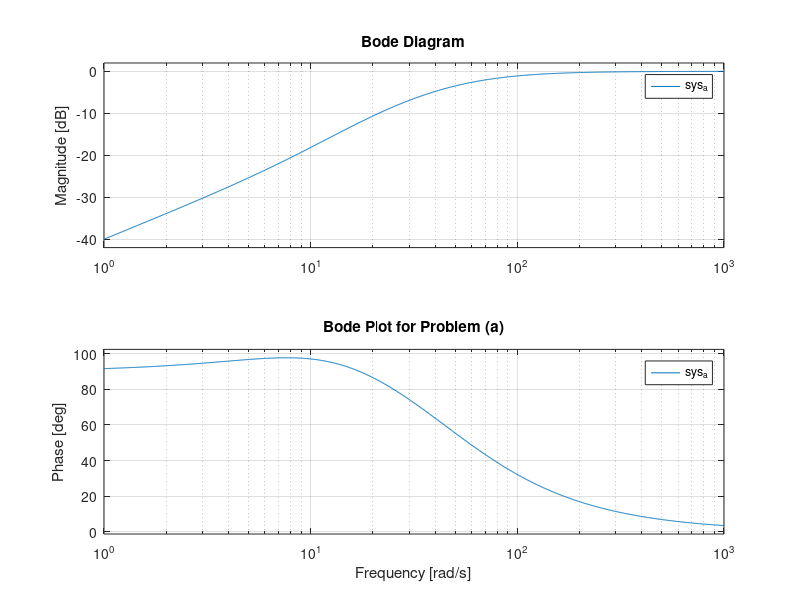

MATLAB code for this plot:
num_a = [1 10 0];            % s^2 + 10s + 0
den_a = conv([1 20], [1 50]); % 使用 conv 自動計算展開結果
sys_a = tf(num_a, den_a);

figure;
bode(sys_a);
grid on;
title('Bode Plot for Problem (a)');
